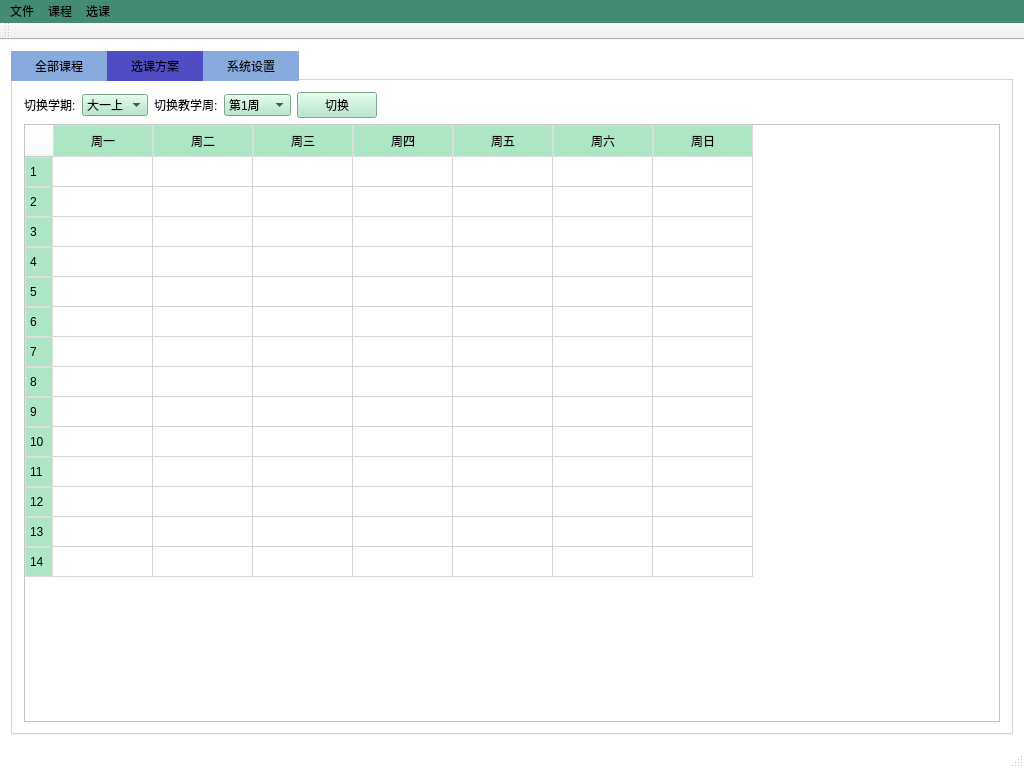
<?xml version="1.0" encoding="UTF-8"?>
<ui version="4.0">
 <class>MainWindow</class>
 <widget class="QMainWindow" name="MainWindow">
  <property name="geometry">
   <rect>
    <x>0</x>
    <y>0</y>
    <width>1024</width>
    <height>768</height>
   </rect>
  </property>
  <property name="windowTitle">
   <string>智能选课系统</string>
  </property>
  <property name="styleSheet">
   <string notr="true">QMainWindow { background-color:rgba(255, 255, 255, 0.72); }</string>
  </property>
  <widget class="QWidget" name="centralWidget">
   <property name="styleSheet">
    <string notr="true">background-color:rgba(255, 255, 255, 0.59);</string>
   </property>
   <layout class="QVBoxLayout" name="verticalLayout">
    <item>
     <widget class="QTabWidget" name="tabWidget">
      <property name="styleSheet">
       <string notr="true">QTabBar::tab { background-color: #87abdd; color: black; padding: 8px; min-width: 80px; } QTabBar::tab:selected { background-color: #504cc4; color: black; }</string>
      </property>
      <property name="currentIndex">
       <number>1</number>
      </property>
      <widget class="QWidget" name="courseTab">
       <attribute name="title">
        <string>全部课程</string>
       </attribute>
       <layout class="QVBoxLayout" name="verticalLayout_2">
        <item>
         <layout class="QHBoxLayout" name="searchLayout">
          <item>
           <widget class="QLineEdit" name="lineEdit_searchId">
            <property name="styleSheet">
             <string notr="true">background-color: #ade6c5; color: black;</string>
            </property>
            <property name="placeholderText">
             <string>课程ID</string>
            </property>
           </widget>
          </item>
          <item>
           <widget class="QLineEdit" name="lineEdit_searchTeacher">
            <property name="styleSheet">
             <string notr="true">background-color: #ade6c5; color: black;</string>
            </property>
            <property name="placeholderText">
             <string>教师</string>
            </property>
           </widget>
          </item>
          <item>
           <widget class="QLineEdit" name="lineEdit_searchName">
            <property name="styleSheet">
             <string notr="true">background-color: #ade6c5; color: black;</string>
            </property>
            <property name="placeholderText">
             <string>课程名</string>
            </property>
           </widget>
          </item>
          <item>
           <widget class="QPushButton" name="pushButton_search">
            <property name="styleSheet">
             <string notr="true">background-color: #ade6c5; color: black;</string>
            </property>
            <property name="text">
             <string>查询</string>
            </property>
           </widget>
          </item>
         </layout>
        </item>
        <item>
         <widget class="QLabel" name="label_noResults">
          <property name="sizePolicy">
           <sizepolicy hsizetype="Expanding" vsizetype="Expanding">
            <horstretch>0</horstretch>
            <verstretch>0</verstretch>
           </sizepolicy>
          </property>
          <property name="font">
           <font>
            <pointsize>16</pointsize>
            <bold>true</bold>
           </font>
          </property>
          <property name="visible">
           <bool>false</bool>
          </property>
          <property name="styleSheet">
           <string notr="true">color: black;</string>
          </property>
          <property name="text">
           <string>无匹配结果</string>
          </property>
          <property name="alignment">
           <set>Qt::AlignmentFlag::AlignCenter</set>
          </property>
         </widget>
        </item>
        <item>
         <widget class="QTableWidget" name="courseTableWidget">
          <property name="styleSheet">
           <string notr="true">QTableWidget { color: black; font-weight: 500; }
QTableWidget::item { background-color:rgb(153, 181, 222); color: black; }
QTableWidget::item:alternate { background-color:rgb(179, 198, 222); color: black; }
QHeaderView::section { background-color: #f0f0f0; color: black; padding: 4px; border: 1px solid #dddddd; }</string>
          </property>
          <property name="horizontalScrollBarPolicy">
           <enum>Qt::ScrollBarPolicy::ScrollBarAsNeeded</enum>
          </property>
          <property name="editTriggers">
           <set>QAbstractItemView::EditTrigger::NoEditTriggers</set>
          </property>
          <property name="alternatingRowColors">
           <bool>true</bool>
          </property>
          <property name="horizontalScrollMode">
           <enum>QAbstractItemView::ScrollMode::ScrollPerPixel</enum>
          </property>
          <property name="wordWrap">
           <bool>true</bool>
          </property>
          <property name="columnCount">
           <number>8</number>
          </property>
          <column>
           <property name="text">
            <string>开课学期</string>
           </property>
          </column>
          <column>
           <property name="text">
            <string>课程ID</string>
           </property>
          </column>
          <column>
           <property name="text">
            <string>课程名称</string>
           </property>
          </column>
          <column>
           <property name="text">
            <string>课程类别</string>
           </property>
          </column>
          <column>
           <property name="text">
            <string>教师</string>
           </property>
          </column>
          <column>
           <property name="text">
            <string>上课时间</string>
           </property>
          </column>
          <column>
           <property name="text">
            <string>学分(两倍)</string>
           </property>
          </column>
          <column>
           <property name="text">
            <string>前置课程</string>
           </property>
          </column>
         </widget>
        </item>
       </layout>
      </widget>
      <widget class="QWidget" name="scheduleTab">
       <attribute name="title">
        <string>选课方案</string>
       </attribute>
       <layout class="QVBoxLayout" name="verticalLayout_3">
        <item>
         <layout class="QHBoxLayout" name="scheduleControlsLayout">
          <item>
           <widget class="QLabel" name="label_semester">
            <property name="styleSheet">
             <string notr="true">color: black;</string>
            </property>
            <property name="text">
             <string>切换学期:</string>
            </property>
           </widget>
          </item>
          <item>
           <widget class="QComboBox" name="comboBox_semester">
            <property name="styleSheet">
             <string notr="true">background-color: #ade6c5; color: black;</string>
            </property>
            <item>
             <property name="text">
              <string>大一上</string>
             </property>
            </item>
            <item>
             <property name="text">
              <string>大一下</string>
             </property>
            </item>
            <item>
             <property name="text">
              <string>大二上</string>
             </property>
            </item>
            <item>
             <property name="text">
              <string>大二下</string>
             </property>
            </item>
            <item>
             <property name="text">
              <string>大三上</string>
             </property>
            </item>
            <item>
             <property name="text">
              <string>大三下</string>
             </property>
            </item>
            <item>
             <property name="text">
              <string>大四上</string>
             </property>
            </item>
            <item>
             <property name="text">
              <string>大四下</string>
             </property>
            </item>
           </widget>
          </item>
          <item>
           <widget class="QLabel" name="label_week">
            <property name="styleSheet">
             <string notr="true">color: black;</string>
            </property>
            <property name="text">
             <string>切换教学周:</string>
            </property>
           </widget>
          </item>
          <item>
           <widget class="QComboBox" name="comboBox_week">
            <property name="styleSheet">
             <string notr="true">background-color: #ade6c5; color: black;</string>
            </property>
            <item>
             <property name="text">
              <string>第1周</string>
             </property>
            </item>
            <item>
             <property name="text">
              <string>第2周</string>
             </property>
            </item>
            <item>
             <property name="text">
              <string>第3周</string>
             </property>
            </item>
            <item>
             <property name="text">
              <string>第4周</string>
             </property>
            </item>
            <item>
             <property name="text">
              <string>第5周</string>
             </property>
            </item>
            <item>
             <property name="text">
              <string>第6周</string>
             </property>
            </item>
            <item>
             <property name="text">
              <string>第7周</string>
             </property>
            </item>
            <item>
             <property name="text">
              <string>第8周</string>
             </property>
            </item>
            <item>
             <property name="text">
              <string>第9周</string>
             </property>
            </item>
            <item>
             <property name="text">
              <string>第10周</string>
             </property>
            </item>
            <item>
             <property name="text">
              <string>第11周</string>
             </property>
            </item>
            <item>
             <property name="text">
              <string>第12周</string>
             </property>
            </item>
            <item>
             <property name="text">
              <string>第13周</string>
             </property>
            </item>
            <item>
             <property name="text">
              <string>第14周</string>
             </property>
            </item>
            <item>
             <property name="text">
              <string>第15周</string>
             </property>
            </item>
            <item>
             <property name="text">
              <string>第16周</string>
             </property>
            </item>
            <item>
             <property name="text">
              <string>第17周</string>
             </property>
            </item>
            <item>
             <property name="text">
              <string>第18周</string>
             </property>
            </item>
           </widget>
          </item>
          <item>
           <widget class="QPushButton" name="pushButton_switch">
            <property name="styleSheet">
             <string notr="true">background-color: #ade6c5; color: black;</string>
            </property>
            <property name="text">
             <string>切换</string>
            </property>
           </widget>
          </item>
          <item>
           <spacer name="horizontalSpacer">
            <property name="orientation">
             <enum>Qt::Orientation::Horizontal</enum>
            </property>
            <property name="sizeHint" stdset="0">
             <size>
              <width>40</width>
              <height>20</height>
             </size>
            </property>
           </spacer>
          </item>
         </layout>
        </item>
        <item>
         <widget class="QTableWidget" name="scheduleTableWidget">
          <property name="styleSheet">
           <string notr="true">QHeaderView::section { background-color: #ade6c5; padding: 4px; border: 1px solid #dddddd; color: black; } 
QTableWidget { background-color: white; alternate-background-color: #f5f5f5; color: black; }</string>
          </property>
          <property name="verticalScrollBarPolicy">
           <enum>Qt::ScrollBarPolicy::ScrollBarAsNeeded</enum>
          </property>
          <property name="horizontalScrollBarPolicy">
           <enum>Qt::ScrollBarPolicy::ScrollBarAsNeeded</enum>
          </property>
          <property name="rowCount">
           <number>14</number>
          </property>
          <property name="columnCount">
           <number>7</number>
          </property>
          <row>
           <property name="text">
            <string>1</string>
           </property>
          </row>
          <row>
           <property name="text">
            <string>2</string>
           </property>
          </row>
          <row>
           <property name="text">
            <string>3</string>
           </property>
          </row>
          <row>
           <property name="text">
            <string>4</string>
           </property>
          </row>
          <row>
           <property name="text">
            <string>5</string>
           </property>
          </row>
          <row>
           <property name="text">
            <string>6</string>
           </property>
          </row>
          <row>
           <property name="text">
            <string>7</string>
           </property>
          </row>
          <row>
           <property name="text">
            <string>8</string>
           </property>
          </row>
          <row>
           <property name="text">
            <string>9</string>
           </property>
          </row>
          <row>
           <property name="text">
            <string>10</string>
           </property>
          </row>
          <row>
           <property name="text">
            <string>11</string>
           </property>
          </row>
          <row>
           <property name="text">
            <string>12</string>
           </property>
          </row>
          <row>
           <property name="text">
            <string>13</string>
           </property>
          </row>
          <row>
           <property name="text">
            <string>14</string>
           </property>
          </row>
          <column>
           <property name="text">
            <string>周一</string>
           </property>
          </column>
          <column>
           <property name="text">
            <string>周二</string>
           </property>
          </column>
          <column>
           <property name="text">
            <string>周三</string>
           </property>
          </column>
          <column>
           <property name="text">
            <string>周四</string>
           </property>
          </column>
          <column>
           <property name="text">
            <string>周五</string>
           </property>
          </column>
          <column>
           <property name="text">
            <string>周六</string>
           </property>
          </column>
          <column>
           <property name="text">
            <string>周日</string>
           </property>
          </column>
         </widget>
        </item>
       </layout>
      </widget>
      <widget class="QWidget" name="settingsTab">
       <attribute name="title">
        <string>系统设置</string>
       </attribute>
       <layout class="QVBoxLayout" name="verticalLayout_4">
        <item>
         <widget class="QGroupBox" name="creditGroupBox">
          <property name="styleSheet">
           <string notr="true">QGroupBox { color: black; font-weight: bold; border: 1px solid #ade6c5; border-radius: 4px; margin-top: 1ex; padding-top: 0.5ex; } QGroupBox::title { subcontrol-origin: margin; left: 10px; padding: 0 3px 0 3px; }</string>
          </property>
          <property name="title">
           <string>学分设置</string>
          </property>
          <layout class="QFormLayout" name="formLayout">
           <item row="0" column="0">
            <widget class="QLabel" name="label">
             <property name="text">
              <string>&lt;html&gt;&lt;head/&gt;&lt;body&gt;&lt;p&gt;&lt;span style=&quot; color:#000000;&quot;&gt;总学分下限(两倍值):&lt;/span&gt;&lt;/p&gt;&lt;/body&gt;&lt;/html&gt;</string>
             </property>
            </widget>
           </item>
           <item row="0" column="1">
            <widget class="QSpinBox" name="creditSpinBox">
             <property name="styleSheet">
              <string notr="true">color: black;</string>
             </property>
             <property name="minimum">
              <number>100</number>
             </property>
             <property name="maximum">
              <number>300</number>
             </property>
             <property name="value">
              <number>100</number>
             </property>
            </widget>
           </item>
          </layout>
         </widget>
        </item>
       </layout>
      </widget>
     </widget>
    </item>
   </layout>
  </widget>
  <widget class="QMenuBar" name="menuBar">
   <property name="geometry">
    <rect>
     <x>0</x>
     <y>0</y>
     <width>1024</width>
     <height>17</height>
    </rect>
   </property>
   <property name="styleSheet">
    <string notr="true">background-color: #438b73; color: black;</string>
   </property>
   <widget class="QMenu" name="menuFile">
    <property name="title">
     <string>文件</string>
    </property>
    <addaction name="actionImportCourse"/>
    <addaction name="actionExportSchedule"/>
    <addaction name="actionExit"/>
   </widget>
   <widget class="QMenu" name="menuCourse">
    <property name="title">
     <string>课程</string>
    </property>
    <addaction name="actionAddCourse"/>
   </widget>
   <widget class="QMenu" name="menuSchedule">
    <property name="title">
     <string>选课</string>
    </property>
    <addaction name="actionGenerateSchedule"/>
   </widget>
   <addaction name="menuFile"/>
   <addaction name="menuCourse"/>
   <addaction name="menuSchedule"/>
  </widget>
  <widget class="QToolBar" name="mainToolBar">
   <property name="styleSheet">
    <string notr="true">QToolButton { background-color: #6acbac; color: black; border: none; padding: 6px 12px; border-radius: 4px; margin: 2px; } QToolButton:hover { background-color: #438b73; color: black; }</string>
   </property>
   <attribute name="toolBarArea">
    <enum>TopToolBarArea</enum>
   </attribute>
   <attribute name="toolBarBreak">
    <bool>false</bool>
   </attribute>
  </widget>
  <widget class="QStatusBar" name="statusBar"/>
  <action name="actionImportCourse">
   <property name="text">
    <string>导入课程数据</string>
   </property>
  </action>
  <action name="actionExportSchedule">
   <property name="text">
    <string>导出选课方案</string>
   </property>
  </action>
  <action name="actionExit">
   <property name="text">
    <string>退出</string>
   </property>
  </action>
  <action name="actionAddCourse">
   <property name="text">
    <string>添加课程</string>
   </property>
  </action>
  <action name="actionEditCourse">
   <property name="text">
    <string>编辑课程</string>
   </property>
  </action>
  <action name="actionDeleteCourse">
   <property name="text">
    <string>删除课程</string>
   </property>
  </action>
  <action name="actionGenerateSchedule">
   <property name="text">
    <string>生成选课方案</string>
   </property>
  </action>
 </widget>
 <layoutdefault spacing="6" margin="11"/>
 <resources/>
 <connections/>
</ui>
